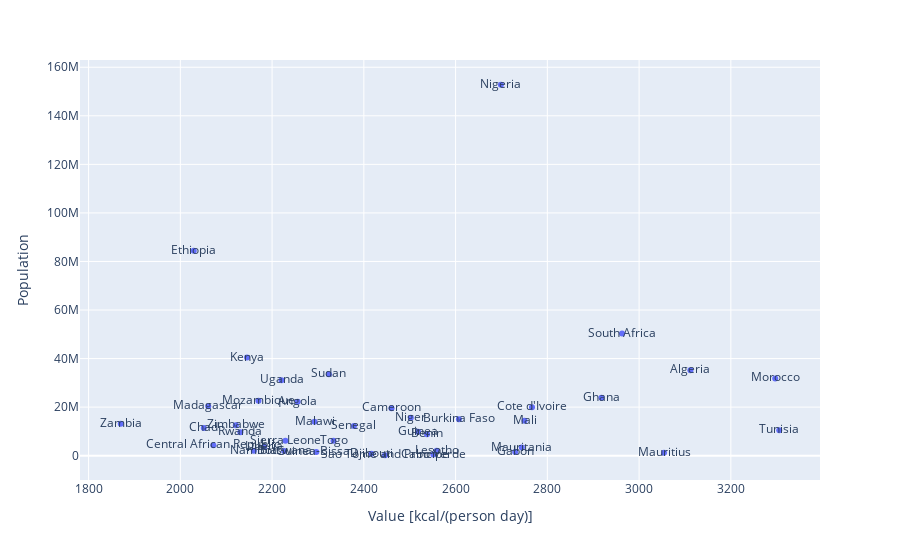

Notebook code for this chart:
### Markdown cell above
##### Narrative:
An increase in the population approximately brought an increase in the food supplied across the years 2004 to 2013.

### Code cell
px.scatter(meanSPo_C, x='Value [kcal/(person day)]', y='Population', text='Country')

### Figure 1 — Plotly figure (JSON) as saved in the notebook; plotly's stock layout.template omitted (floating-point values rounded to 4 significant figures)
{"data": [{"hovertemplate": "Value [kcal/(person day)]=%{x}<br>Population=%{y}<br>Country=%{text}<extra></extra>", "legendgroup": "", "marker": {"color": "#636efa", "symbol": "circle"}, "mode": "markers+text", "name": "", "orientation": "v", "showlegend": false, "text": ["Algeria", "Angola", "Benin", "Botswana", "Burkina Faso", "Cabo Verde", "Cameroon", "Central African Republic", "Chad", "Cote d'Ivoire", "Djibouti", "Ethiopia", "Gabon", "Ghana", "Guinea", "Guinea-Bissau", "Kenya", "Lesotho", "Liberia", "Madagascar", "Malawi", "Mali", "Mauritania", "Mauritius", "Morocco", "Mozambique", "Namibia", "Niger", "Nigeria", "Rwanda", "Sao Tome and Principe", "Senegal", "Sierra Leone", "South Africa", "Sudan", "Togo", "Tunisia", "Uganda", "Zambia", "Zimbabwe"], "type": "scatter", "x": [3112.0, 2256.0, 2538.0, 2226.0, 2607.0, 2551.0, 2460.0, 2072.0, 2051.0, 2767.0, 2416.0, 2029.0, 2730.0, 2918, 2518, 2296.0, 2145.0, 2559.0, 2183.0, 2061.0, 2292.0, 2750.0, 2744.0, 3054.0, 3297.0, 2170.0, 2160.0, 2502.0, 2699.0, 2131.0, 2446.0, 2378.0, 2229.0, 2963.0, 2324.0, 2334.0, 3306.0, 2220.0, 1870.0, 2121.0], "xaxis": "x", "y": [35190000.0, 22220000.0, 8844000.0, 1925000.0, 14970000.0, 484000.0, 19580000.0, 4262000.0, 11420000.0, 19910000.0, 824400.0, 84380000.0, 1561000.0, 23890000.0, 9872000.0, 1472000.0, 40440000.0, 2000000.0, 3680000.0, 20320000.0, 13980000.0, 14370000.0, 3358000.0, 1243000.0, 31810000.0, 22650000.0, 2065000.0, 15660000.0, 152800000.0, 9684000.0, 173200.0, 12220570, 6186000.0, 50280000.0, 33520000.0, 6184305, 10480000.0, 31060000.0, 13120000.0, 12550000.0], "yaxis": "y"}], "layout": {"legend": {"tracegroupgap": 0}, "margin": {"t": 60}, "xaxis": {"anchor": "y", "domain": [0, 1], "title": {"text": "Value [kcal/(person day)]"}}, "yaxis": {"anchor": "x", "domain": [0, 1], "title": {"text": "Population"}}}}
